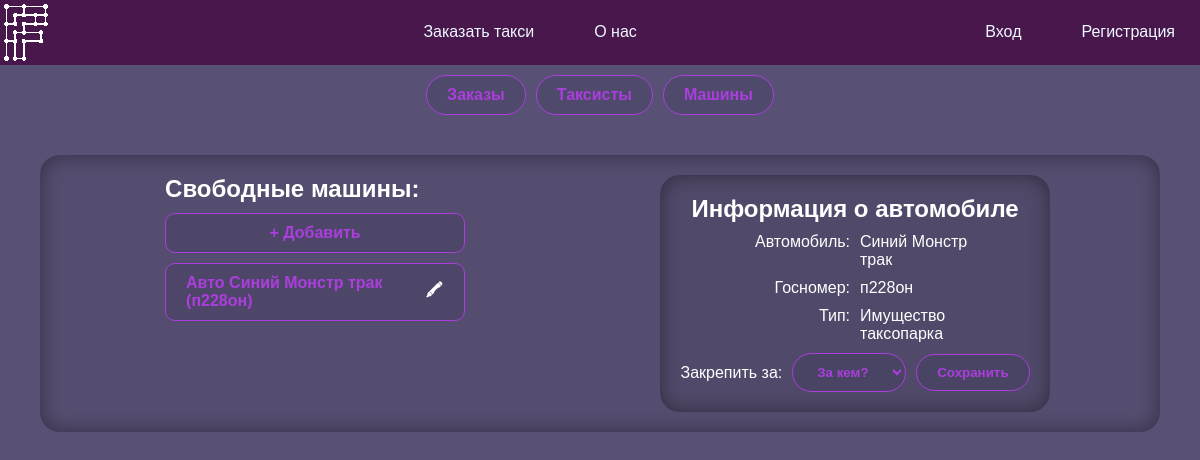
/admin.php?tool=cars&edit=car&id=3, run on the app's committed database.
### tables this page shows
CREATE TABLE `cars` (
  `id` int(11) NOT NULL,
  `passport` varchar(16) NOT NULL,
  `name` varchar(30) NOT NULL,
  `number` text NOT NULL,
  `color` varchar(30) NOT NULL,
  `type` int(11) NOT NULL
);

CREATE TABLE `car_types` (
  `id` int(11) NOT NULL,
  `name` varchar(128) NOT NULL
);

### funcs/DBinteraction.php (called while the page is built, shortened)
<?php
function selectFrom($query, $way)
{
    if (trim($query) == null) {
        $_SESSION['result'] = "Вы передали пустой запрос.";
    } else {
    require "connect.php";
    $res = $con->query($query);
    switch ($way) {
        case "ALL":
            $output = $res->fetch_all(MYSQLI_ASSOC);
            break;
        case "ONE":
            $output = $res->fetch_assoc();
            break;
    }}
    return $output;
}

### admin/admForms/car.php (the view, shortened to what this page needs)
<?php
require_once("./funcs/DBinteraction.php");
$query = "SELECT
`cars`.`id`,
CONCAT(`cars`.`color`, ' ', `cars`.`name`) AS `name`,
`cars`.`number`,
`car_types`.`name` AS `type`
FROM
`cars`
INNER JOIN
`car_types` ON `cars`.`type` = `car_types`.`id`
LEFT JOIN
`taxists` ON `cars`.`id` = `taxists`.`car`
WHERE `cars`.`id` = " . $_GET['id'];
$thisCar = selectFrom($query, "ONE");
?>
<h1>Информация о автомобиле</h1>
<?php
$descCar = [
    "Автомобиль",
    "Госномер",
    "Тип",
];
$descCarKey = 0;
foreach ($thisCar as $key => $item) {
    switch ($key) {
        case "id":
            break;
        default:
?>
            <div class="flex g10 mauto toolInfo">
                <span class="ctrl-r"><?= $descCar[$descCarKey] ?>:</span>
                <span><?= $item ?></span>
            </div>
<?php
            $descCarKey++;
            break;
    }
}
?>
<form action="../funcs/changeStatus.php" method="post" class="btns mauto flex g10 ai-c">
    <span>Закрепить за: </span>
    <select name="status" id="" class="accent">
        <option value selected disabled>За кем?</option>
    </select>
    <button class="accent">Сохранить</button>
</form>

### admin/toolCars.php (shortened to what this page needs)
<div class="flex column g20 wcenter">
    <?php
    require("./funcs/listGenerator.php");
    require_once("./funcs/DBinteraction.php");
    $query = "SELECT
`cars`.`id`,
CONCAT(`cars`.`color`, ' ', `cars`.`name`) AS `name`,
`cars`.`number`,
`car_types`.`name` AS `type`
FROM
`cars`
INNER JOIN
`car_types` ON `cars`.`type` = `car_types`.`id`
LEFT JOIN
`taxists` ON `cars`.`id` = `taxists`.`car`
WHERE
`taxists`.`car` IS NULL
AND `cars`.`type` = 1";
    $freeCars = selectFrom($query, "ALL");
    ?>
    <div class="list flex column g10 wcenter">
        <h2>Свободные машины:</h2>
        <a href="?tool=cars&edit=car" class="accent ctrl-e brad10">+ Добавить</a>
        <?php
        foreach ($freeCars as $freeCar) {
            generateListItem($freeCar, "car");
        }
        ?>
    </div>
</div>

### funcs/listGenerator.php (shortened to what this page needs)
<?php
function generateListItem($listItem, $listType)
{
?>
    <div class="accent brad10 flex jc-sb ai-c">
        <span>
            <?php
            switch ($listType) {
            ?>
                <?php
                case "car":
                ?>
                    Авто <?= $listItem['name'] ?> (<?= $listItem['number'] ?>)
            <?php
                    break;
            }
            ?>
        </span>
        <div class="flex g10">
            <?php
            switch ($listType) {
                case "car":
                    $href = "?tool=cars&edit=car&id=" . $listItem['id'];
                    break;
            }
            ?>
            <a href="<?= $href ?>" class="accent-invert">🖍</a>
        </div>
    </div>
<?php
}

### style.css (style rules this page uses)
*, a { margin: 0; border: 0; outline: 0; padding: 0; text-decoration: none; font-family: Arial, Helvetica, sans-serif; }
*, a, select[value], input[value] { color: white; }
body, input[value] { background-color: #585175; }
a, button { cursor: pointer; }
button { padding: 15px; }
.list { width: 25%; min-width: 300px; }
.toolInfo>span { width: 120px; }

### often.css (style rules this page uses)
.btns { display: flex; gap: 10px; }
.accent { border: #ab3edd 1px solid; border-radius: 25px; padding: 10px 20px; background-color: #40395c59; color: #ab3edd; font-weight: bold; transition: all 0.25s ease-out; }
.accent::placeholder { color: #ab3edd69; }
.accent span { color: #ab3edd; font-weight: bold; }
.accent-invert { height: 20px; width: 20px; display: flex; justify-content: center; align-items: center; border-radius: 0px; font-weight: bolder; transition: all 0.25s ease-out; }
.wcenter { margin: 0 auto; }
.mauto { margin: auto; }
.g10 { gap: 10px; }
.g20 { gap: 20px; }
.brad10 { border-radius: 10px; }
.flex { display: flex; }
.column { flex-direction: column; }
.jc-sb { justify-content: space-between; }
.ai-c { align-items: center; }
.ctrl-e { text-align: center; }
.ctrl-r { text-align: right; }

### data on the page
cars: number "п228он", type.name "Имущество таксопарка", name "Синий Монстр трак"

### other printed values
$descCar[$descCarKey] "Автомобиль"
$item "Синий Монстр трак"
$descCar[$descCarKey] "Госномер"
$descCar[$descCarKey] "Тип"
